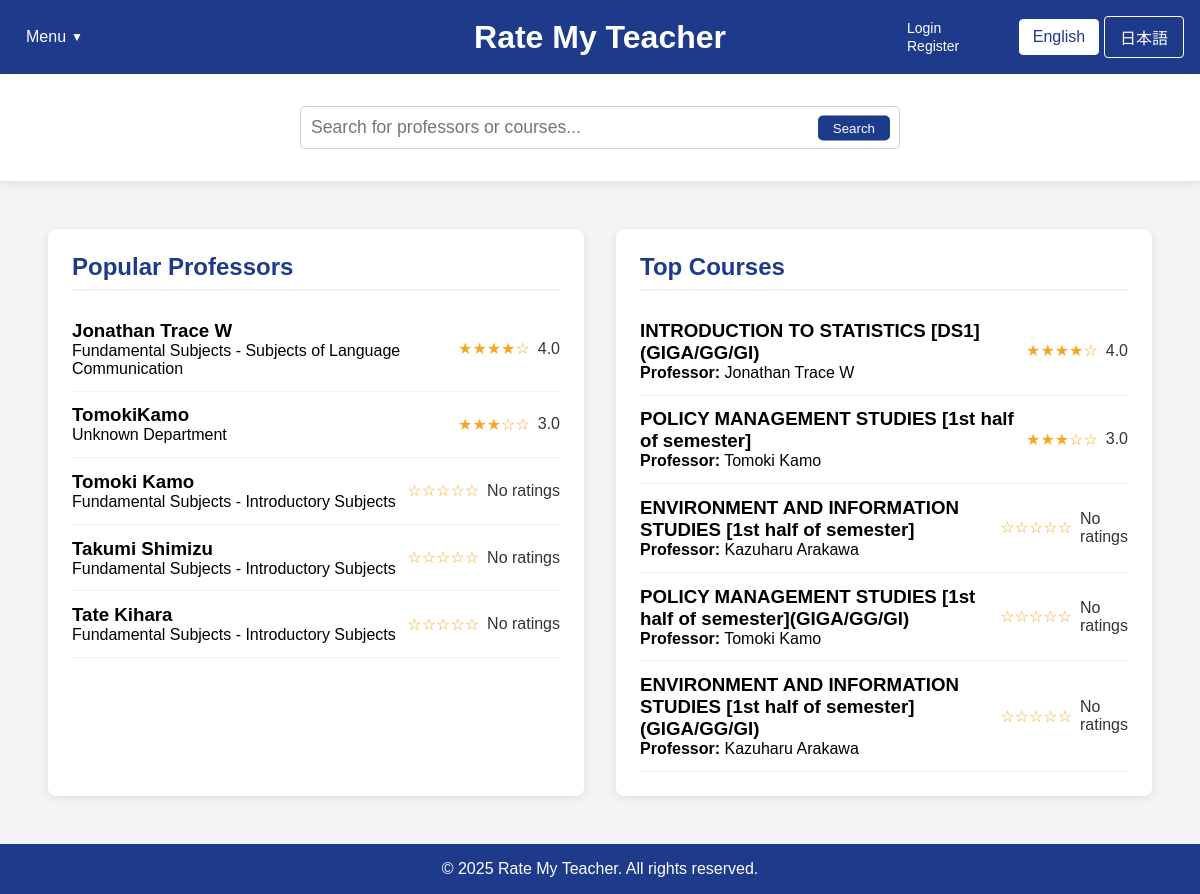
Page /home_fallback.php on the earlier database version.
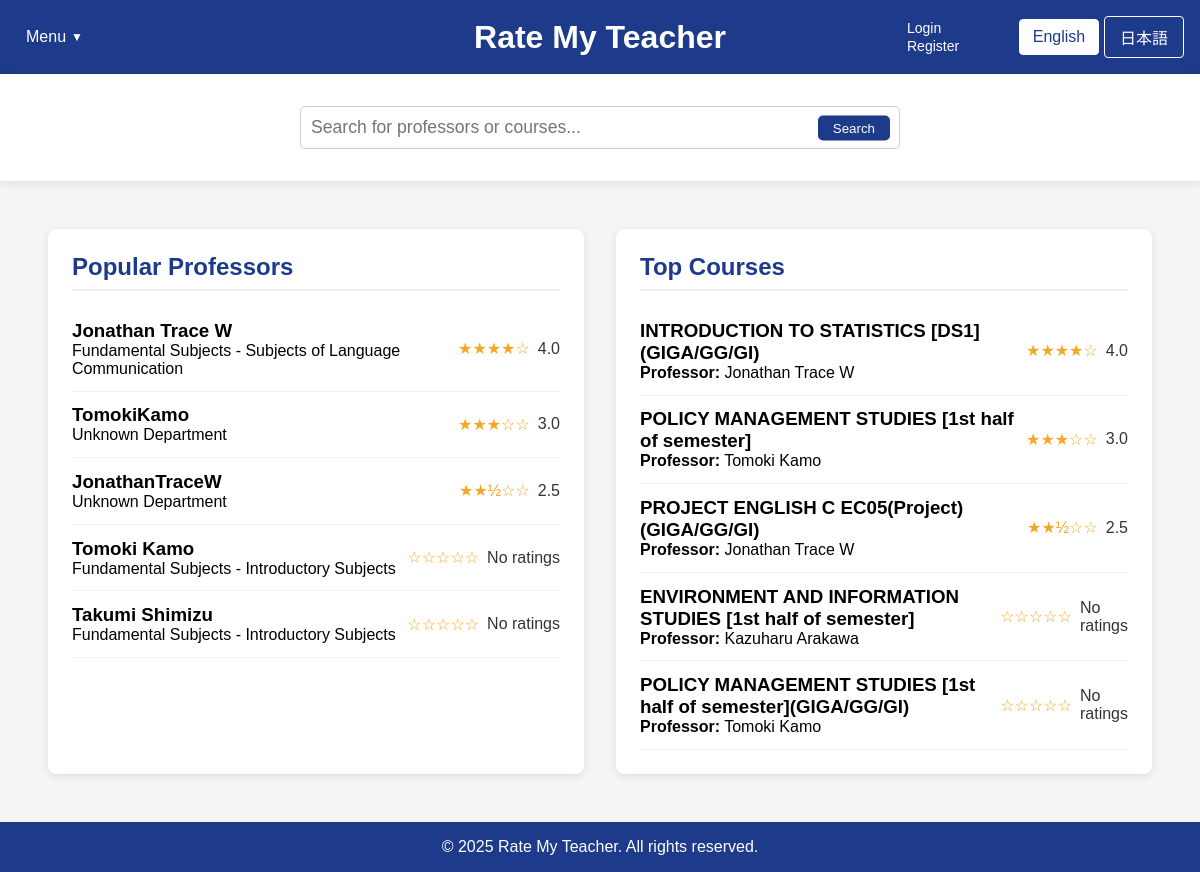
Same page on the later database version.
### tables this page shows
CREATE TABLE professors (
        id INTEGER PRIMARY KEY AUTOINCREMENT,
        name TEXT NOT NULL,
        department TEXT,
        bio TEXT,
        avg_content_quality REAL DEFAULT 0,
        avg_difficulty REAL DEFAULT 0,
        overall_rating REAL DEFAULT 0,
        review_count INTEGER DEFAULT 0
    );

CREATE TABLE courses (
        id INTEGER PRIMARY KEY AUTOINCREMENT,
        name TEXT NOT NULL,
        course_code TEXT,
        description TEXT,
        professor_id INTEGER,
        semester TEXT,
        avg_content_quality REAL DEFAULT 0,
        avg_difficulty REAL DEFAULT 0,
        overall_rating REAL DEFAULT 0,
        review_count INTEGER DEFAULT 0,
        FOREIGN KEY (professor_id) REFERENCES professors(id) ON DELETE SET NULL
    );

### home_fallback.php (the view, shortened to what the changed rows need)
<?php
$isLoggedIn = isset($_SESSION["loggedin"]) && $_SESSION["loggedin"] === true;
require_once 'config.php';
function getTopProfessors($limit = 5) {
    global $conn;
    $professors = [];
    try {
        $ratingCount = 0;
        $ratingCheckResult = $conn->query("SELECT COUNT(*) as count FROM ratings");
        if ($ratingCheckResult) {
            $ratingCountRow = $ratingCheckResult->fetchArray(SQLITE3_ASSOC);
            $ratingCount = $ratingCountRow['count'];
        }
        if ($ratingCount > 0) {
            $hasProfRatingColumns = false;
            $columnsResult = $conn->query("PRAGMA table_info(professors)");
            while ($col = $columnsResult->fetchArray(SQLITE3_ASSOC)) {
                if ($col['name'] === 'avg_content_quality' || $col['name'] === 'overall_rating') {
                    $hasProfRatingColumns = true;
                    break;
                }
            }
            if ($hasProfRatingColumns) {
                $stmt = $conn->prepare("
                    SELECT id, name, department,
                           COALESCE(overall_rating, (avg_content_quality + avg_difficulty) / 2) as avg_rating,
                           COALESCE(avg_content_quality, 0) as avg_content_quality,
                           COALESCE(avg_difficulty, 0) as avg_difficulty,
                           COALESCE(review_count, 0) as review_count
                    FROM professors
                    WHERE COALESCE(review_count, 0) > 0
                    ORDER BY avg_rating DESC, review_count DESC
                    LIMIT :limit
                ");
            }
            $stmt->bindValue(':limit', $limit, SQLITE3_INTEGER);
            $result = $stmt->execute();
            while ($row = $result->fetchArray(SQLITE3_ASSOC)) {
                if (isset($row['avg_rating']) && $row['avg_rating'] !== null) {
                    $row['avg_rating'] = number_format((float)$row['avg_rating'], 1);
                } else {
                    $row['avg_rating'] = "N/A";
                }
                $professors[] = $row;
            }
        }
        if (count($professors) < $limit) {
            $remaining = $limit - count($professors);
            $excludeIds = array_map(function($prof) {
                return $prof['id'];
            }, $professors);
            $excludeClause = count($excludeIds) > 0 ? "WHERE id NOT IN (" . implode(",", $excludeIds) . ")" : "";
            $stmt = $conn->prepare("
                SELECT id, name, department
                FROM professors
                $excludeClause
                LIMIT :limit
            ");
            $stmt->bindValue(':limit', $remaining, SQLITE3_INTEGER);
            $result = $stmt->execute();
            while ($row = $result->fetchArray(SQLITE3_ASSOC)) {
                $row['avg_rating'] = "N/A";
                $professors[] = $row;
            }
        }
    } catch (Exception $e) {
        error_log("Error fetching top professors: " . $e->getMessage());
    }
    return $professors;
}
function getTopCourses($limit = 5) {
    global $conn;
    $courses = [];
    try {
        $ratingCount = 0;
        $ratingCheckResult = $conn->query("SELECT COUNT(*) as count FROM ratings");
        if ($ratingCheckResult) {
            $ratingCountRow = $ratingCheckResult->fetchArray(SQLITE3_ASSOC);
            $ratingCount = $ratingCountRow['count'];
        }
        if ($ratingCount > 0) {
            $hasCourseRatingColumns = false;
            $columnsResult = $conn->query("PRAGMA table_info(courses)");
            while ($col = $columnsResult->fetchArray(SQLITE3_ASSOC)) {
                if ($col['name'] === 'avg_content_quality') {
                    $hasCourseRatingColumns = true;
                    break;
                }
            }
            if ($hasCourseRatingColumns) {
                $stmt = $conn->prepare("
                    SELECT c.id, c.name as course_name, c.course_code,
                        COALESCE(c.avg_content_quality, 0) as avg_content_quality,
                        COALESCE(c.avg_difficulty, 0) as avg_difficulty,
                        (COALESCE(c.avg_content_quality, 0) + (5 - COALESCE(c.avg_difficulty, 0))) / 2 as avg_rating,
                        COALESCE(c.review_count, 0) as review_count,
                        p.name as professor_name
                    FROM courses c
                    LEFT JOIN professors p ON c.professor_id = p.id
                    WHERE COALESCE(c.review_count, 0) > 0
                    ORDER BY avg_rating DESC, review_count DESC
                    LIMIT :limit
                ");
            }
            $stmt->bindValue(':limit', $limit, SQLITE3_INTEGER);
            $result = $stmt->execute();
            while ($row = $result->fetchArray(SQLITE3_ASSOC)) {
                if (isset($row['avg_rating']) && $row['avg_rating'] !== null) {
                    $row['avg_rating'] = number_format((float)$row['avg_rating'], 1);
                } else {
                    $row['avg_rating'] = "N/A";
                }
                $courses[] = $row;
            }
        }
        if (count($courses) < $limit) {
            $remaining = $limit - count($courses);
            $excludeIds = array_map(function($course) {
                return $course['id'];
            }, $courses);
            $excludeClause = count($excludeIds) > 0 ? "WHERE c.id NOT IN (" . implode(",", $excludeIds) . ")" : "";
            $stmt = $conn->prepare("
                SELECT c.id, c.name as course_name, c.course_code, p.name as professor_name
                FROM courses c
                LEFT JOIN professors p ON c.professor_id = p.id
                $excludeClause
                LIMIT :limit
            ");
            $stmt->bindValue(':limit', $remaining, SQLITE3_INTEGER);
            $result = $stmt->execute();
            while ($row = $result->fetchArray(SQLITE3_ASSOC)) {
                $row['avg_rating'] = "N/A";
                $courses[] = $row;
            }
        }
    } catch (Exception $e) {
        error_log("Error fetching top courses: " . $e->getMessage());
    }
    return $courses;
}
$topProfessors = getTopProfessors(5);
$topCourses = getTopCourses(5);
?>
<!DOCTYPE html>
<html lang="en">
<head>
    <link rel="stylesheet" href="css/style.css">
</head>
<body>
    <div class="container">
        <header>
                    <?php
                    $currentLang = isset($_COOKIE['language']) && $_COOKIE['language'] == 'ja' ? 'ja' : 'en';
                    ?>
            <div class="header-center">
                <div class="logo">
                    <h1><a href="home.php" style="color: white; text-decoration: none;"><?php echo $currentLang == 'ja' ? 'Rate My Teacher' : 'Rate My Teacher'; ?></a></h1>
                </div>
            </div>
        </header>
        <main style="flex: 1; display: flex; padding: 2rem;">
            <div id="popular-professors" class="content-box" style="flex: 1; background-color: white; margin: 1rem; padding: 1.5rem; border-radius: 8px; box-shadow: 0 2px 10px rgba(0,0,0,0.1);">
                <h2><?php echo $currentLang == 'ja' ? '人気の教授' : 'Popular Professors'; ?></h2>
                <div class="professor-list">
                    <?php foreach ($topProfessors as $professor): ?>
                    <a href="professor_page_template.php?name=<?php echo urlencode(str_replace(' ', '',$professor['name'])); ?>&lang=<?php echo $currentLang; ?>" style="text-decoration: none; color: inherit;">
                        <div class="professor-item" data-id="<?php echo $isLoggedIn ? $professor['id'] : 'login-required'; ?>">
                            <div>
                                <h3><?php echo htmlspecialchars($professor['name']); ?></h3>
                                <p><?php echo htmlspecialchars($professor['department'] ?? 'Unknown Department'); ?></p>
                            </div>
                            <div class="rating">
                                <?php
                                if ($professor['avg_rating'] !== 'N/A' && $professor['avg_rating'] > 0) {
                                    $fullStars = floor($professor['avg_rating']);
                                    $hasHalfStar = $professor['avg_rating'] - $fullStars >= 0.5;
                                    echo str_repeat('★', $fullStars);
                                    echo $hasHalfStar ? '½' : '';
                                    echo str_repeat('☆', 5 - $fullStars - ($hasHalfStar ? 1 : 0));
                                    echo ' <span>' . $professor['avg_rating'] . '</span>';
                                } else {
                                    echo '☆☆☆☆☆ <span>No ratings</span>';
                                }
                                ?>
                            </div>
                        </div>
                    </a>
                    <?php endforeach; ?>
                </div>
            </div>
            <div id="top-courses" class="content-box" style="flex: 1; background-color: white; margin: 1rem; padding: 1.5rem; border-radius: 8px; box-shadow: 0 2px 10px rgba(0,0,0,0.1);">
                <h2><?php echo $currentLang == 'ja' ? '人気のコース' : 'Top Courses'; ?></h2>
                <div class="course-list">
                    <?php foreach ($topCourses as $course): ?>
                    <a href="course.php?course=<?php echo urlencode($course['course_name'] ?? $course['name']); ?>&professor=<?php echo urlencode($course['professor_name'] ?? ''); ?>&lang=<?php echo $currentLang; ?>" style="text-decoration: none; color: inherit;">
                        <div class="course-item" data-id="<?php echo $isLoggedIn ? $course['id'] : 'login-required'; ?>">
                            <div>
                                <h3><?php echo htmlspecialchars($course['course_name'] ?? $course['name']); ?></h3>
                                <p><strong>Professor:</strong> <?php echo htmlspecialchars($course['professor_name'] ?? 'Unknown Professor'); ?></p>
                            </div>
                            <div class="rating">
                                <?php
                                if ($course['avg_rating'] !== 'N/A' && $course['avg_rating'] > 0) {
                                    $fullStars = floor($course['avg_rating']);
                                    $hasHalfStar = $course['avg_rating'] - $fullStars >= 0.5;
                                    echo str_repeat('★', $fullStars);
                                    echo $hasHalfStar ? '½' : '';
                                    echo str_repeat('☆', 5 - $fullStars - ($hasHalfStar ? 1 : 0));
                                    echo ' <span>' . $course['avg_rating'] . '</span>';
                                } else {
                                    echo '☆☆☆☆☆ <span>No ratings</span>';
                                }
                                ?>
                            </div>
                        </div>
                    </a>
                    <?php endforeach; ?>
                </div>
            </div>
        </main>
    </div>
</body>
</html>

Differences in the rows shown:
no longer on this page (row unchanged): professors: name "Tate Kihara", department "Fundamental Subjects - Introductory Subjects", shows "No ratings"
no longer on this page (row unchanged): courses: name "ENVIRONMENT AND INFORMATION STUDIES [1st half of semester](GIGA/GG/GI)", professor.name "Kazuharu Arakawa", shows "No ratings"
added professors: name "JonathanTraceW", department "Unknown Department", fullStars "★★", shows "½", hasHalfStar "☆☆", avg_rating "2.5"
now on this page (row edited): courses: name "PROJECT ENGLISH C EC05(Project)(GIGA/GG/GI)", professor.name "Jonathan Trace W", fullStars "★★", shows "½", hasHalfStar "☆☆", avg_rating "2.5"
